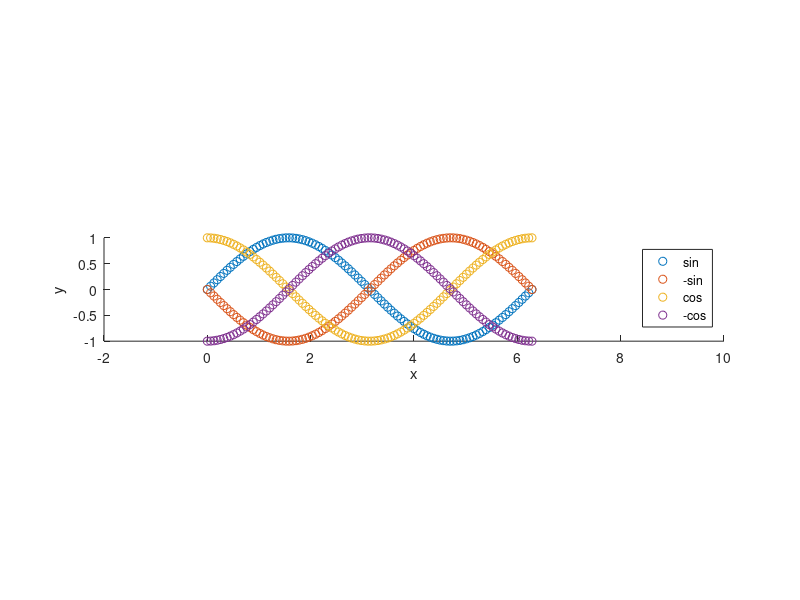

Recreate this plot in MATLAB. (Note: this script raises an error after producing the figure.)
t = linspace(0, 2*pi-pi/2, 100)';
X = sin(t);
Y = cos(t);
Z = zeros(size(t));
inds = (1:100)';
circle_size = round(inds/inds(end)*100)+1;

figure(1);clf;

scatter3(X,Y,Z,circle_size,t,'filled','LineWidth',0.5);
colormap('turbo')
colorbar
% caxis([0 1])

view([0 90])
axis equal
xlabel('x')
ylabel('y')
zlabel('z')
axis([-2 2 -2 2 -2 2])
%% test sin -sin cos -cos
t = linspace(0, 2*pi, 100)';
figure(1);clf
hold on
scatter(t,sin(t));
scatter(t,-sin(t));
scatter(t,cos(t));
scatter(t,-cos(t));
hold off

legend('sin','-sin','cos','-cos')
axis equal
xlabel('x')
ylabel('y')
axis([-2 10 -1 1])

%%
t = linspace(0,2*pi,100)';
X = t;
Y = cos(t);
Y = zeros(size(t));
Z = -cos(linspace(0,2*pi,70)')*0.4+0.4;
Z = [Z; zeros(size(linspace(0,2*pi,30)'))]

t = linspace(0,pi,100)';
X = [X(1:end-1); sin(t)+2*pi];
Y = [Y(1:end-1); t];
Z = [Z(1:end-1); -cos(linspace(0,2*pi,100)')*0.4+0.4];

t = linspace(0,pi/2,50)';
X = [X(1:end-1); -t+2*pi];
Y = [Y(1:end-1); t+pi];
Z = [Z(1:end-1); -cos(linspace(0,pi,50)')*0.4+0.4];

t = linspace(0,1,80)';
count=0
for i=1:80
    if count<10
        X = [X; X(end)-0.02];
        count = count + 1;
        if count == 10
            count = 20
        end
    else
        X = [X; X(end)-0.02];
    end
    if count>10
        Z = [Z; Z(end)-0.02];
        count = count - 1;
        if count == 10
            count = 0
        end
    else
        Z = [Z; Z(end)];
    end
end
Y = [Y; zeros(size(t))+Y(end)];
% 

t = linspace(0,X(end),50)';
X = [X(1:end-1); X(end)-t];
% Y = [Y(1:end-1); Y(end)+zeros(size(t))];
Y = [Y(1:end-1); Y(end)+sin(t)];
Z = [Z(1:end-1); zeros(size(t))];
size(X)
size(Y)
size(Z)

points = [X Y Z];

figure(6);clf
% scatter3(X,Y,Z,[],linspace(0,1,size(X,1)));
% 
% axis equal
% xlabel('x')
% ylabel('y')
% zlabel('z')
%
task = TaskTools.Task(flip(points,1));
task.density = 0.005;
task.resample(task.density)
task.points = task.path;

% 
% X = task.points(:,1);
% Y = task.points(:,2);
% Z = task.points(:,3);
% scatter3(X,Y,Z,[],linspace(0,1,size(X,1)))
% axis equal
%

q = Tasks.UPath(.2);
q.scale([0.2 0.1 1]);
task.superimpose(q);



X = task.path(:,1);
Y = task.path(:,2);
Z = task.path(:,3);
% scatter3(X,Y,Z,[],linspace(0,1,size(X,1)))
plot3(X,Y,Z)
axis equal

%%%%
% add obstacles
world_objects = {};
box = collisionBox(2*pi*0.7,0.2,0.01);
box.Pose(1,4)= 2*pi*0.7/2;
world_objects{1,1} = box;

box = collisionBox(pi/sqrt(2),0.2,0.01);
box.Pose = box.Pose * eul2tform([-pi/4 0 0]);
box.Pose(1:3,4) = [2*pi*0.87 pi+pi/4 0]';
world_objects{1,2} = box;

box = collisionBox(0.2,0.2,0.7);
% box.Pose = box.Pose * eul2tform([-pi/4 0 0]);
box.Pose(1:3,4) = [pi+pi/2-0.05 pi+pi/2 0.4+0.03]';
world_objects{1,3} = box;

box = collisionBox(0.4,0.2,0.6);
% box.Pose = box.Pose * eul2tform([-pi/4 0 0]);
box.Pose(1:3,4) = [pi+pi/2-0.35 pi+pi/2 0.3]';
world_objects{1,4} = box;

box = collisionBox(0.35,0.2,0.4);
% box.Pose = box.Pose * eul2tform([-pi/4 0 0]);
box.Pose(1:3,4) = [pi+pi/2-0.75 pi+pi/2 0.2]';
world_objects{1,5} = box;

box = collisionBox(0.35,0.2,0.2);
% box.Pose = box.Pose * eul2tform([-pi/4 0 0]);
box.Pose(1:3,4) = [pi+pi/2-1.15 pi+pi/2 0.1]';
world_objects{1,6} = box;

box = collisionBox(0.01,0.8,0.8);
% box.Pose = box.Pose * eul2tform([-pi/4 0 0]);
box.Pose(1:3,4) = [2*pi+pi/4 pi/2 0.1]';
world_objects{1,7} = box;

cyl = collisionCylinder(0.4,0.2)
cyl.Pose = cyl.Pose * eul2tform([0 0 pi/2])
cyl.Pose(1:3,4) = [2*pi*0.7/2 0 0.4]';
world_objects{1,8} = cyl;

objects_2d = cell(size(world_objects));
for i=1:(size(world_objects,2)-1)
    box = world_objects{1,i}; 
    % add 2d polygon
    hx = box.X/2; % half x length
    hy = box.Y/2; % half y length
    V =[hx hy; hx -hy; -hx -hy; -hx hy]';
    objects_2d{1,i} = polyshape();
    objects_2d{1,i}.Vertices = (box.Pose(1:2,1:2)*V+box.Pose(1:2,4))'; 
end
objects_2d{1,end} = objects_2d{1,end-1};

hold on
for i=1:length(world_objects)
%     world_objects{i}.Pose(3,4) = -1; % just to check polygons
    show(world_objects{i});
end
for i=1:length(objects_2d)
    plot(objects_2d{i});
end

hold off
view([0 90])
%% Configuration
robot_path = "../xarm_fp/xarm_description/robots/"+ROBOT_MODEL+".urdf";
config = TaskTools.CSE2TaskVictor(task, world_objects, objects_2d, irm, robot_path)
qs =[];
while isempty(qs)
    qs = config.sampleValidPlacement(0, 50);
end


% view the sampled placements
figure(1); clf;
config.drawSampledRobot(qs);
% hold on
% qs_2d = Helpers.rot2d(qs.q(3)-pi)*config.base_2d + qs.q(1:2)'
% plot(qs_2d(1,[1:end 1]), qs_2d(2,[1:end 1]))
view([0 90])
axis([-3 10 -1 7 -1 1])
%%
tic
rrt=TCPPTools.RRTStarVictor(config, qs)
rrt.ordered_look=0.4;
p = rrt.solve2('draw',true)
title('Path Completed!')
disp('Path Completed!')
toc
%%
f=figure(2);clf
tic
rrt=TCPPTools.RRTStarVictor(config, qs)
cl = task.cumlen();
task_len = cl(end);
rrt.t_step_size=0.09;
rrt.min_timeout =80;
rrt.t_timeout =130;
rrt.e_inc = 0.01;
rrt.e_reach = 0.08;

rrt.q_neigh_rad=1.2;
rrt.bias = 0.01;
rrt.ordered_look = 0.2;
rrt
p = rrt.solveWithKDTree(qs,10000,'show_IRM',false,'draw',true,'cut_p',0)
title('Path Completed!')
disp('Path Completed!')
t_used = toc
rrt.t_used = t_used
axis([-1 8 -1 6 -1 1])
xlabel('x axis');
ylabel('y axis');
zlabel('z axis');

hold on
p_mat = vertcat(p.q);
plot(p_mat(:,1), p_mat(:,2), 'r', 'LineWidth', 2)

if false
    name = "3d_test";
    saveas(f, "../UCL Final Project/figures/exp/"+name+".png", 'png') 
    rrt.config = [];
    save("Victor/data/path_saved/"+name+".mat",'rrt');
end
%%
f=figure(3);clf
p_mat = vertcat(p.q);
hold on
task.plot()
plot(p_mat(:,1), p_mat(:,2), 'r', 'LineWidth', 5)
scatter(p_mat(:,1), p_mat(:,2),[],linspace(0,1,size(p,2)))
hold off
axis([-3 3 -3 3 -1 1])
%% for thesis figure
% p = p2
f=figure(4);clf;
q0 = homeConfiguration(config.robot);
n = size(p,2);
step = ceil(n/20);

config.resetObjectPoses()
for i=1:step:n
    if i+step>n
        i=n
    end
%     T = config.getTaskFromProgress(i);
    q = p(1,i); % the placement solution

    t = min(1,q.q(4)); % make sure task progress <= 1
    t_ind = max(1,ceil(t*size(task.path,1))); % task ind
    task_done = task.path(1:t_ind,:); % all prev tasks

    % draw placement base on prev ik sol
%     q0 = config.drawSampledRobot(q, 'last_pose_sol', q0);
    if isempty(q.pose_sol)
        q0 = config.drawSampledRobot(q, 'last_pose_sol', q0);
    else
        PlotTools.plotRobot(config.robot, q.pose_sol, [q.q(1:2) 0 q.q(3)]);
        hold on
        for j=1:size(config.objects,2)
           show(config.objects{1,j}); 
        end
    end
    task.plot()
    hold on
    % draw all prev tasks
    plot3(task.path(1:t_ind,1),task.path(1:t_ind,2),task.path(1:t_ind,3), 'r', 'LineWidth', 3);

%     drawnow
    
end
axis equal
axis([-1 8 -1 6 -1 1.4])
view([-30 30])
title('Robot Path Generation')

p_mat = vertcat(p.q);
plot3(p_mat(:,1), p_mat(:,2), 0.4*ones(size(p_mat(:,1))), 'r', 'LineWidth', 5) 

if false
    name = "3d_test_progress";
    saveas(f, "../UCL Final Project/figures/exp/"+name+".png", 'png') 
end
%%
%% load Robot and IRM

ROBOT_MODEL = 'xarm6_box_base2_ee';
IRM_RES = 0.05;
NUM_POSES = 100;

irm = IRMTools.loadIRM(IRM_RES, ROBOT_MODEL,NUM_POSES);

% define points
n = 800
t = linspace(0+0.25,2*pi-0.25,n)';
X = cos(t)*2;
Y = sin(t)*2;
Z = -cos(linspace(0,12*pi,n)')*0.3+0.3;

R = eul2rotm([pi 0 0]);
coords = (R * [X Y Z]')';
X = coords(:,1);
Y = coords(:,2);
Z = coords(:,3);

points = [X Y Z];

% create task
task = TaskTools.Task(points);
task.density = 0.02;
task.path = task.points;


box_len = 0.7;
box_wid = 0.01;


wall_width = 0.2
gap = 0.07



T = task.pointsToTForm()
euls = tform2eul(T);
eulsz = euls(:,1)
T_shift = eye(4)
T_shift(2,4) = -0.3

T_planar = eul2tform([eulsz zeros(size(eulsz)) zeros(size(eulsz))]);
T_planar(1:3,4,:) = T(1:3,4,:)
T_planar(3,4,:) = 0;

points_planar = reshape(T_planar(1:3,4,:),3,[])'
cl_points = [0; cumsum(sqrt(sum(diff(points_planar).^2, 2)))];
f_points = @(t) interp1(cl_points, points_planar, t, 'pchip');
f_points(0)


ind_object = 1;

tt = box_len/2:0.8:(cl_points(end)-box_len/2);
num_objects = length(tt);

world_objects = cell(1,num_objects*2+1);
objects_2d = cell(size(world_objects));

% move 3d objs down to check if object 2d is correct
% T_shift(3,4) = -1

for i=tt
    T_shift(2,4) = -wall_width/2-gap;
    ind = round(i/cl_points(end)*(size(T_planar,3)-1))+1;
    box = collisionBox(box_len,box_wid,max(T(3,4,ind)-0.1,0.02));
    box.Pose = T_planar(:,:,ind)*box.Pose*T_shift;
    box.Pose(3,4) = box.Pose(3,4) + box.Z/2;
    world_objects{1,ind_object} = box;
    % add 2d polygon
    hx = box.X/2; % half x length
    hy = box.Y/2; % half y length
    V =[hx hy; hx -hy; -hx -hy; -hx hy]';
    objects_2d{1,ind_object} = polyshape();
    objects_2d{1,ind_object}.Vertices = (world_objects{1,ind_object}.Pose(1:2,1:2)*V+world_objects{1,ind_object}.Pose(1:2,4))';
    

    T_shift(2,4) = wall_width/2+gap;
    ind = round(i/cl_points(end)*(size(T_planar,3)-1))+1;
    box = collisionBox(box_len-0.03,box_wid,max(T(3,4,ind)-0.1,0.02));
    box.Pose = T_planar(:,:,ind)*box.Pose*T_shift;
    box.Pose(3,4) = box.Pose(3,4) + box.Z/2;
    world_objects{1,ind_object+1} = box;
    
    
    % add 2d polygon
    hx = box.X/2; % half x length
    hy = box.Y/2; % half y length
    V =[hx hy; hx -hy; -hx -hy; -hx hy]';
    objects_2d{1,ind_object+1} = polyshape();
    objects_2d{1,ind_object+1}.Vertices = (world_objects{1,ind_object+1}.Pose(1:2,1:2)*V+world_objects{1,ind_object+1}.Pose(1:2,4))';
   
    ind_object = ind_object + 2; 
end



box = collisionBox(1,0.5,0.3);
box.Pose(1:3,4) = [-2.5 -2 0.15]';
world_objects{1,end} = box;
% add 2d polygon
hx = box.X/2; % half x length
hy = box.Y/2; % half y length
V =[hx hy; hx -hy; -hx -hy; -hx hy]';
objects_2d{1,end} = polyshape();
objects_2d{1,end}.Vertices = (box.Pose(1:2,1:2)*V+box.Pose(1:2,4))';



figure(1);clf
hold on
for i=1:length(world_objects)
    show(world_objects{i});
end

for i=1:length(objects_2d)
    plot(objects_2d{i});
end


% extend the task 
% planar at the end
task.path = [task.path; -3 0 0 ];
task.resample(task.density);
task.path = flip(task.path,1);
task.points = task.path;

% add wall patterns
disp('impose patterns')
q = Tasks.UPath(.1);
q.scale([0.3 0.1 1]);
task.superimpose(q)


PlotTools.plotPoses(TForm.tform2vec(task.T),0.2);
hold off

view([0 90])

%% Configuration
robot_path = "../xarm_fp/xarm_description/robots/"+ROBOT_MODEL+".urdf";
config = TaskTools.CSE2TaskVictor(task, world_objects, objects_2d, irm, robot_path)
qs =[];
while isempty(qs)
    qs = config.sampleValidPlacement(0, 50);
end


% view the sampled placements
% figure(1); clf;
% config.drawSampledRobot(qs);
% % hold on
% % qs_2d = Helpers.rot2d(qs.q(3)-pi)*config.base_2d + qs.q(1:2)'
% % plot(qs_2d(1,[1:end 1]), qs_2d(2,[1:end 1]))
% view([0 90])
% axis([-3 3 -3 3 -1 1])
%%
tic
rrt=TCPPTools.RRTStarVictor(config, qs)
p = rrt.solve2('draw',true)
title('Path Completed!')
disp('Path Completed!')
toc
%% solve with kdtree
f=figure(2);clf
tic
rrt=TCPPTools.RRTStarVictor(config, qs)
cl = task.cumlen();
task_len = cl(end);
rrt.t_step_size=0.07;
rrt.min_timeout =80;
rrt.t_timeout =80;
rrt.e_inc = 0.01;
rrt.e_reach = 0.08;

rrt.q_neigh_rad=1.2;
rrt.bias = 0.01;
rrt.ordered_look = 0.2;
rrt
p = rrt.solveWithKDTree(qs,10000,'show_IRM',false,'draw',true,'cut_p',0)
title('Path Completed!')
disp('Path Completed!')
t_used = toc
rrt.t_used = t_used
axis([-3 2.5 -1.5 1.5 -0.2 1])
xlabel('x axis');
ylabel('y axis');
zlabel('z axis');


hold on
p_mat = vertcat(p.q);
plot(p_mat(:,1), p_mat(:,2), 'r', 'LineWidth', 2)



if false
    name = "circle_test";
    saveas(f, "../UCL Final Project/figures/exp/"+name+".png", 'png') 
    rrt.config = [];
    save("Victor/data/path_saved/"+name+".mat",'rrt');
end

%%
f=figure(2);
p_mat = vertcat(p.q);
hold on
task.plot()
plot(p_mat(:,1), p_mat(:,2), 'r', 'LineWidth', 5)
scatter(p_mat(:,1), p_mat(:,2),[],linspace(0,1,size(p,2)))
hold off
xlabel('x axis');
ylabel('y axis');
zlabel('z axis');
axis([-4 3 -3 3 -0.2 1])
if false
    name = "circle_test";
    saveas(f, "../UCL Final Project/figures/exp/"+name+".png", 'png') 
    
    save('Victor/data/path_saved/"+name+".mat','p');
end

%% for thesis figure
% p = p2
f=figure(4);clf;
q0 = homeConfiguration(config.robot);
n = size(p,2);
step = ceil(n/15);

config.resetObjectPoses()
for i=1:step:n
    if i+step>n
        i=n
    end
%     T = config.getTaskFromProgress(i);
    q = p(1,i); % the placement solution

    t = min(1,q.q(4)); % make sure task progress <= 1
    t_ind = max(1,ceil(t*size(task.path,1))); % task ind
    task_done = task.path(1:t_ind,:); % all prev tasks

    % draw placement base on prev ik sol
%     q0 = config.drawSampledRobot(q, 'last_pose_sol', q0);
    if isempty(q.pose_sol)
        q0 = config.drawSampledRobot(q, 'last_pose_sol', q0);
    else
        PlotTools.plotRobot(config.robot, q.pose_sol, [q.q(1:2) 0 q.q(3)]);
        hold on
        for j=1:size(config.objects,2)
           show(config.objects{1,j}); 
        end
    end
    task.plot()
    hold on
    % draw all prev tasks
    plot3(task.path(1:t_ind,1),task.path(1:t_ind,2),task.path(1:t_ind,3), 'r', 'LineWidth', 3);

%     drawnow
    
end
axis equal
axis([-4 3 -3 3 -0.2 1])
view([-30 30])
title('Robot Path Generation')

p_mat = vertcat(p.q);
plot3(p_mat(:,1), p_mat(:,2), 0.4*ones(size(p_mat(:,1))), 'r', 'LineWidth', 5) 

if false
    name = "circle_test_progress";
    saveas(f, "../UCL Final Project/figures/exp/"+name+".png", 'png') 
end
%%
T_shift = eye(4)
T_shift(2,4) = 0.3
T1 = task.pointsToTForm();

vertices = zeros(size(T1,3),3)
for i=1:size(T1,3)/2
    T1(:,:,i) = T1(:,:,i) * T_shift;
    vertices(i,:) = T1(1:3,4,i)';
end 

T_shift(2,4) = -0.3
T2 = task.pointsToTForm();
for i=1:size(T2,3)/2
    T2(:,:,i) = T2(:,:,i) * T_shift;
    vertices(i+size(T2,3)/2,:) = T2(1:3,4,i)';
end 

clf
hold on
PlotTools.plotPoses(TForm.tform2vec(task.pointsToTForm()),0.2);
PlotTools.plotPoses(TForm.tform2vec(T1),0.2);
PlotTools.plotPoses(TForm.tform2vec(T2),0.2);
hold off
view([0 90])
axis equal

%%
T_shift = eye(4)
scale = 0.3

% plot vertices
T_shift(2,4) = 0.3
T1 = task.pointsToTForm();
v_out_up = zeros(size(T1,3)*scale,3)
for i=1:size(T1,3)*scale
    T1(:,:,i) = T1(:,:,i) * T_shift;
    v_out_up(i,:) = T1(1:3,4,i)';
end 
v_out_down = v_out_up + [0 0 -1];

T_shift(2,4) = -0.3
T1 = task.pointsToTForm();
v_in_up = zeros(size(T1,3)*scale,3)
for i=1:size(T1,3)*scale
    T1(:,:,i) = T1(:,:,i) * T_shift;
    v_in_up(i,:) = T1(1:3,4,i)';
end 

v_in_down = v_in_up + [0 0 -1];


v_in = zeros(size(v_in_up,1)*2,3)
i_up = 1;
i_dn = 1;
for i=1:size(v_in_up,1)*2
    mod(i,2)==0
    if mod(i,2)==0
        v_in(i,:) = v_in_up(i_up,:);
        i_up = i_up + 1;
    else
        v_in(i,:) = v_in_down(i_dn,:);
        i_dn = i_dn + 1;
    end
end

v_out = zeros(size(v_out_up,1)*2,3)
i_up = 1;
i_dn = 1;
for i=1:size(v_out_up,1)*2
    
    if mod(i,2)==0
        v_out(i,:) = v_out_up(i_up,:);
        i_up = i_up + 1;
    else
        v_out(i,:) = v_out_down(i_dn,:);
        i_dn = i_dn + 1;
    end
end

vertices = [
    v_in_up;
    v_in_down;
    v_out_up;
    v_out_down;
    
%     flip(v_in_up,1);
%     v_in_down
    ];
X = vertices(:,1);
Y = vertices(:,2);
Z = vertices(:,3);
clf
% scatter3(X,Y,Z,[],linspace(0,1,size(X,1)))
plot3(X,Y,Z)
view([0 90])
axis equal
%
MSH = collisionMesh(vertices)
show(MSH)
%%
t = linspace(0,pi,100)';
X = sin(t);
Y = zeros(size(t));
Y = cos(t);
Z = zeros(size(t));
% Z = -cos(t);
points = [X Y Z];

task = TaskTools.Task(points)
task.path = task.points;
% task.superimpose(q)

X = task.path(:,1);
Y = task.path(:,2);
Z = task.path(:,3);
scatter3(X,Y,Z,[],linspace(0,1,size(X,1)))